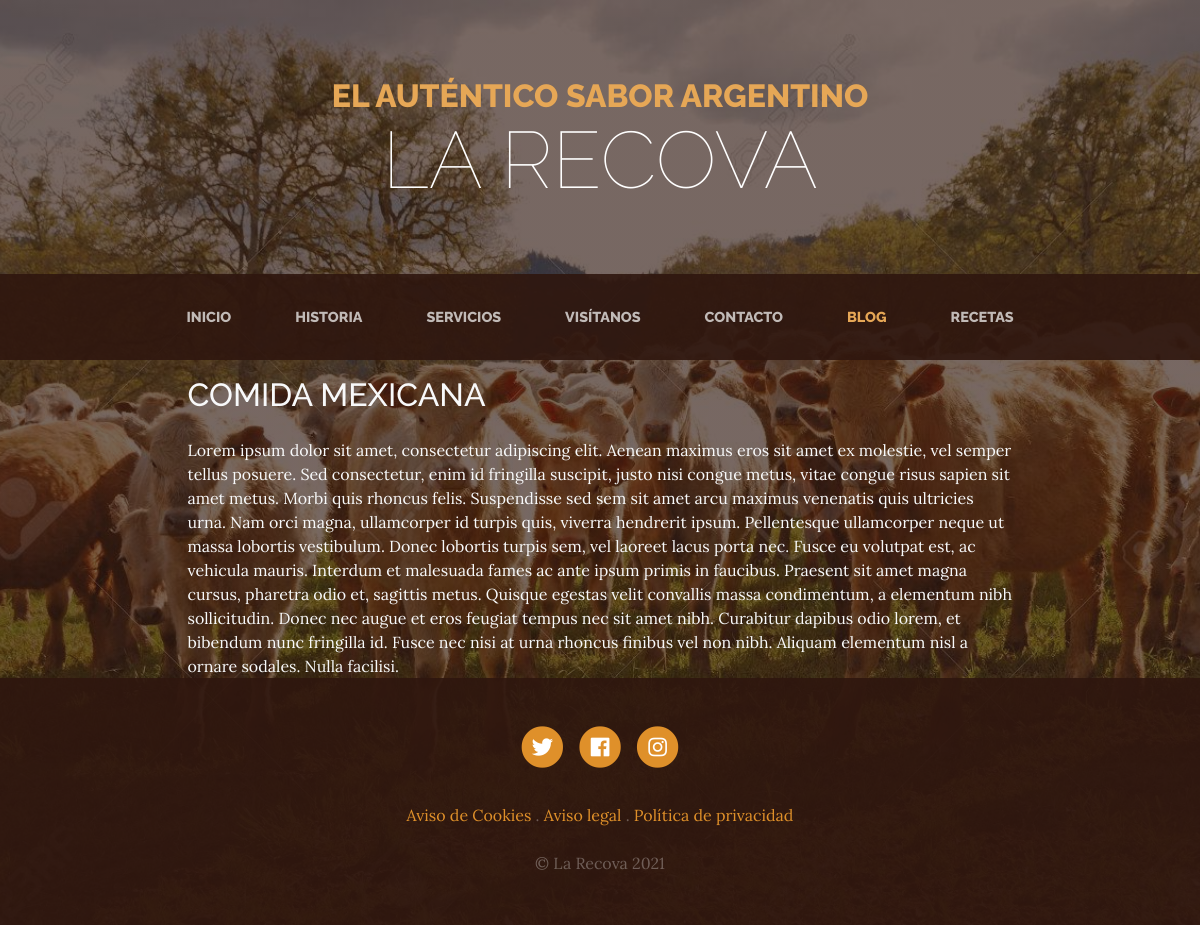
Page /blog/14/ on the committed database.
### blog/models.py (models this page shows, shortened)
class Post(models.Model):
    title = models.CharField(max_length=200, verbose_name='Titulo')
    content = models.TextField(verbose_name="Contenido")
    published = models.DateTimeField(verbose_name="Fecha de publicación", default=now)
    image = models.ImageField(verbose_name="Imagen", upload_to="blog",null=True,blank=True)
    author = models.ForeignKey(User,verbose_name="Autor",on_delete=models.CASCADE) ##ON DELETE= Si borras al usuario, borra todos sus posts
    categories=models.ManyToManyField(Category, verbose_name="Categorias", related_name="get_posts") #Un post puede estar asociado a una o muchas categorias, al menos debe tener una categoria asociada
    created = models.DateTimeField(auto_now_add=True, verbose_name="Fecha de creación")
    updated = models.DateTimeField(auto_now=True, verbose_name="Fecha de edición")
    class Meta(): ##para los metadatos
        verbose_name="entrada"
        verbose_name_plural="entradas"
        ordering=["-created"]

### pages/models.py (models this page shows, shortened)
class Page (models.Model):
   title = models.CharField(max_length=200, verbose_name="Título")
   content = RichTextField(verbose_name="Descripción")
   created = models.DateTimeField(
   auto_now_add=True, verbose_name="Fecha de creación")
   updated = models.DateTimeField(
   auto_now=True, verbose_name="Fecha de actualizacion")
   class Meta:
        verbose_name = "Pagina"
        verbose_name_plural = "Paginas"
        ordering = ['title']  # lo ordena de manera descendiente

### blog/views.py (the view)
# urls.py: path('<int:pk>/', BlogDetailView.as_view(), name="post"),
class BlogDetailView(DetailView):
    model = Post

### pages/templatetags/pages_extra.py (called while the page is built)
@register.simple_tag
def get_page_list():
    pages = Page.objects.all()
    return pages

### blog/templates/blog/post_detail.html (shortened to what this page needs)
{% extends 'core/base.html' %}
{% load static %}
{% block content %}
<main role="main">
  <div class="container">
    <div class="row mt-3">
      <div class="col-md-9 mx-auto text-light">
        <h2 class="section-heading mb-4">{{post.title}}</h2>
        <div>
          {{post.content|safe}}
        </div>
      </div>
    </div>
  </div>
</main>
{% endblock %}

### core/templates/core/base.html (shortened to what this page needs)
<!DOCTYPE html>
<html lang="es">
  <head>
    {% load static %}
    <link
      rel="stylesheet" href="https://stackpath.bootstrapcdn.com/bootstrap/4.1.1/css/bootstrap.min.css"
    />
    <link
      rel="stylesheet" href="https://use.fontawesome.com/releases/v5.0.13/css/all.css"
    />
    <link rel="stylesheet" href="{% static 'core/css/business-casual.css' %}" />
  </head>
  <body>
    <h1 class="site-heading text-center text-white d-none d-lg-block">
      <span class="site-heading-upper text-primary mb-3">El auténtico sabor argentino</span>
      <span class="site-heading-lower">La Recova</span>
    </h1>
    <nav class="navbar navbar-expand-lg navbar-dark py-lg-4" id="mainNav">
      <div class="container">
        <div class="collapse navbar-collapse" id="navbarResponsive">
          <ul class="navbar-nav mx-auto">
            <li class="nav-item px-lg-4 {% if request.path == '/' %} active {% endif %}" >
              <a class="nav-link text-uppercase text-expanded" href="{% url 'home' %}">Inicio</a>
            </li>
            <li class="nav-item px-lg-4 {% if request.path == '/about/' %} active {% endif %}">
              <a class="nav-link text-uppercase text-expanded" href="{% url 'about' %}">Historia</a>
            </li>
            <li class="nav-item px-lg-4 {% if request.path == '/services/' %} active {% endif %}">
              <a class="nav-link text-uppercase text-expanded" href="{% url 'services' %}">Servicios</a>
            </li>
            <li class="nav-item px-lg-4 {% if request.path == '/store/' %} active {% endif %}">
              <a class="nav-link text-uppercase text-expanded" href="{% url 'store' %}">Visítanos</a>
            </li>
            <li class="nav-item px-lg-4 {% if request.path == '/contact/' %} active {% endif %}">
              <a class="nav-link text-uppercase text-expanded" href="{% url 'contact' %}">Contacto</a>
            </li>
            <li class="nav-item px-lg-4 {% if request.path|slice:':6' == '/blog/' %} active {% endif %}">
              <a href="{% url 'blog' %}" class="nav-link text-uppercase text-expanded">Blog</a>
            </li>
            <li
              class="nav-item px-lg-4 {% if request.path == '/recipe/' %} active {% endif %}" >
            <a
              class="nav-link text-uppercase text-expanded" href="{% url 'recipes:recipes' %}" >Recetas</a>
            </li>
          </ul>
        </div>
      </div>
    </nav>
    {% block content %} {% endblock %}
    <footer class="footer text-faded text-center py-5">
      <div class="container">
        <p class="m-0">
	        <a href="#" class="link">
	          <span class="fa-stack fa-lg">
	            <i class="fa fa-circle fa-stack-2x"></i>
	            <i class="fab fa-twitter fa-stack-1x fa-inverse"></i>
	          </span>
	        </a>
	        <a href="#" class="link">
	          <span class="fa-stack fa-lg">
	            <i class="fa fa-circle fa-stack-2x"></i>
	            <i class="fab fa-facebook fa-stack-1x fa-inverse"></i>
	          </span>
	        </a>
	        <a href="#" class="link">
	          <span class="fa-stack fa-lg">
	            <i class="fa fa-circle fa-stack-2x"></i>
	            <i class="fab fa-instagram fa-stack-1x fa-inverse"></i>
	          </span>
	        </a>
	    </p>
        <p class="m-0 mbt">
          {% load pages_extra %}
          {% get_page_list as page_list %}
          {% for page in page_list %}
            <a href="{% url 'page' page.id page.title|slugify %}" class="link">{{page.title}} </a>
            {% if not forloop.last %} . {% endif %}
          {% endfor %}
		</p>
        <p class="m-0 mbt1">&copy; La Recova 2021</p>
      </div>
	</footer>
  </body>
</html>

### core/static/core/css/business-casual.css (style rules this page uses)
body { font-family: "Lora"; background: linear-gradient(rgba(47, 23, 15, 0.65), rgba(47, 23, 15, 0.65)), url("../img/bg.jpeg"); background-attachment: fixed; background-position: center; background-size: cover; }
h1, h2, h3, h4, h5, h6 { font-family: "Raleway"; }
p { line-height: 1.75; }
.text-faded { color: rgba(255, 255, 255, 0.3); }
.site-heading { margin-top: 5rem; margin-bottom: 5rem; text-transform: uppercase; line-height: 1; font-family: "Raleway"; }
.site-heading .site-heading-upper { display: block; font-size: 2rem; font-weight: 800; }
.site-heading .site-heading-lower { font-size: 5rem; font-weight: 100; line-height: 4rem; }
.section-heading { text-transform: uppercase; }
#mainNav { background-color: rgba(47, 23, 15, 0.9); font-family: "Raleway"; }
#mainNav .navbar-nav .nav-item .nav-link { color: rgba(255, 255, 255, 0.7); font-weight: 800; }
#mainNav .navbar-nav .nav-item.active .nav-link { color: #e6a756; }
@media (min-width: 992px) { #mainNav .navbar-nav .nav-item .nav-link { font-size: 0.9rem; } }
.footer { background-color: rgba(47, 23, 15, 0.9); }
.text-primary { color: #e6a756 !important; }
.mbt { padding-top: 2rem; }
.mbt1 { padding-top: 1.25rem; }
a.link { color: #df902a; }

### rows in the picture
Post: title "COMIDA MEXICANA", content "Lorem ipsum dolor sit amet, consectetur adipiscing elit. Aenean maximus eros sit amet ex molestie, vel semper tellus posuere. Sed consectetur, enim id fringilla suscipit, justo nisi congue metus, vitae congue risus sapien sit amet metus. Morbi quis rhoncus felis. Suspendisse sed sem sit amet arcu maximus venenatis quis ultricies urna. Nam orci magna, ullamcorper id turpis quis, viverra hendrerit ipsum. Pellentesque ullamcorper neque ut massa lobortis vestibulum. Donec lobortis turpis sem, vel laoreet lacus porta nec. Fusce eu volutpat est, ac vehicula mauris. Interdum et malesuada fames ac ante ipsum primis in faucibus. Praesent sit amet magna cursus, pharetra odio et, sagittis metus.…"
Page: title "Aviso de Cookies"
Page: title "Aviso legal"
Page: title "Política de privacidad"
